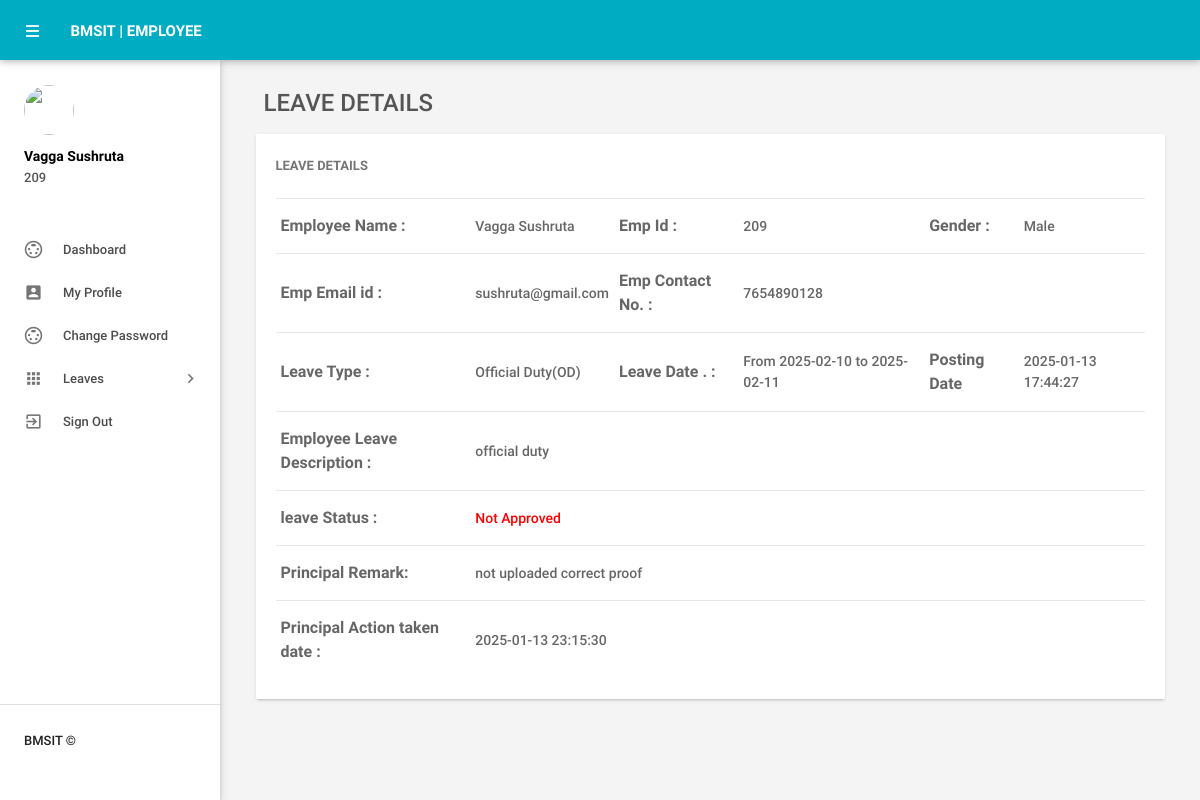
The page /main/leave-details.php?leaveid=52 (signed in) on the database its author committed.
### tables this page shows
CREATE TABLE `tblemployees` (
  `id` int(11) NOT NULL,
  `EmpId` varchar(100) NOT NULL,
  `FirstName` varchar(150) DEFAULT NULL,
  `LastName` varchar(150) DEFAULT NULL,
  `EmailId` varchar(200) DEFAULT NULL,
  `Password` varchar(180) DEFAULT NULL,
  `Gender` varchar(100) DEFAULT NULL,
  `Dob` varchar(100) DEFAULT NULL,
  `Department` varchar(255) DEFAULT NULL,
  `Address` varchar(255) DEFAULT NULL,
  `City` varchar(200) DEFAULT NULL,
  `Country` varchar(150) DEFAULT NULL,
  `Phonenumber` char(11) DEFAULT NULL,
  `Status` int(1) DEFAULT NULL,
  `RegDate` timestamp NULL DEFAULT current_timestamp()
);

CREATE TABLE `tblleaves` (
  `id` int(11) NOT NULL,
  `LeaveType` varchar(110) DEFAULT NULL,
  `ToDate` date DEFAULT NULL,
  `FromDate` date DEFAULT NULL,
  `Description` mediumtext DEFAULT NULL,
  `PostingDate` timestamp NULL DEFAULT current_timestamp(),
  `HodRemark` mediumtext DEFAULT NULL,
  `HodRemarkDate` varchar(120) DEFAULT NULL,
  `PrincipalRemark` mediumtext DEFAULT NULL,
  `PrincipalRemarkDate` varchar(120) DEFAULT NULL,
  `Status` int(1) DEFAULT NULL,
  `IsRead` int(1) DEFAULT NULL,
  `empid` int(11) DEFAULT NULL,
  `proof` varchar(255) DEFAULT NULL
);

### main/leave-details.php (the view, shortened to what this page needs)
<?php
include('includes/config.php');
if(strlen($_SESSION['emplogin'])==0)
    {
header('location:index.php');
}
else{
 ?>
<!DOCTYPE html>
<html lang="en">
    <head>
        <link type="text/css" rel="stylesheet" href="assets/plugins/materialize/css/materialize.min.css"/>
        <link href="assets/plugins/material-preloader/css/materialPreloader.min.css" rel="stylesheet">
        <link href="assets/plugins/datatables/css/jquery.dataTables.min.css" rel="stylesheet">
                <link href="assets/plugins/google-code-prettify/prettify.css" rel="stylesheet" type="text/css"/>
        <link href="assets/css/alpha.min.css" rel="stylesheet" type="text/css"/>
    </head>
    <body>
       <?php include('includes/header.php');?>
       <?php include('includes/sidebar.php');?>
            <main class="mn-inner">
                <div class="row">
                    <div class="col s12">
                        <div class="page-title" style="font-size:24px;">Leave Details</div>
                    </div>
                    <div class="col s12 m12 l12">
                        <div class="card">
                            <div class="card-content">
                                <span class="card-title">Leave Details</span>
                                <table id="example" class="display responsive-table ">
                                    <tbody>
<?php
$lid=intval($_GET['leaveid']);
$sql = "SELECT tblleaves.id as lid,tblemployees.FirstName,tblemployees.LastName,tblemployees.EmpId,tblemployees.id,tblemployees.Gender,tblemployees.Phonenumber,tblemployees.EmailId,tblleaves.LeaveType,tblleaves.ToDate,tblleaves.FromDate,tblleaves.Description,tblleaves.PostingDate,tblleaves.Status,tblleaves.HodRemark,tblleaves.HodRemarkDate,tblleaves.PrincipalRemark,tblleaves.PrincipalRemarkDate from tblleaves join tblemployees on tblleaves.empid=tblemployees.id where tblleaves.id=:lid";
$query = $dbh -> prepare($sql);
$query->bindParam(':lid',$lid,PDO::PARAM_STR);
$query->execute();
$results=$query->fetchAll(PDO::FETCH_OBJ);
$cnt=1;
if($query->rowCount() > 0)
{
foreach($results as $result)
{
      ?>
                                        <tr>
                                            <td style="font-size:16px;"> <b>Employee Name :</b></td>
                                              <td>
                                                <?php echo htmlentities($result->FirstName." ".$result->LastName);?></td>
                                              <td style="font-size:16px;"><b>Emp Id :</b></td>
                                              <td><?php echo htmlentities($result->EmpId);?></td>
                                              <td style="font-size:16px;"><b>Gender :</b></td>
                                              <td><?php echo htmlentities($result->Gender);?></td>
                                          </tr>
                                          <tr>
                                             <td style="font-size:16px;"><b>Emp Email id :</b></td>
                                            <td><?php echo htmlentities($result->EmailId);?></td>
                                             <td style="font-size:16px;"><b>Emp Contact No. :</b></td>
                                            <td><?php echo htmlentities($result->Phonenumber);?></td>
                                            <td>&nbsp;</td>
                                             <td>&nbsp;</td>
                                        </tr>
  <tr>
                                             <td style="font-size:16px;"><b>Leave Type :</b></td>
                                            <td><?php echo htmlentities($result->LeaveType);?></td>
                                             <td style="font-size:16px;"><b>Leave Date . :</b></td>
                                            <td>From <?php echo htmlentities($result->FromDate);?> to <?php echo htmlentities($result->ToDate);?></td>
                                            <td style="font-size:16px;"><b>Posting Date</b></td>
                                           <td><?php echo htmlentities($result->PostingDate);?></td>
                                        </tr>
<tr>
                                             <td style="font-size:16px;"><b>Employee Leave Description : </b></td>
                                            <td colspan="5"><?php echo htmlentities($result->Description);?></td>
                                        </tr>
<tr>
<td style="font-size:16px;"><b>leave Status :</b></td>
<td colspan="5"><?php $stats=$result->Status;
if($stats==1){
?>
<span style="color: green">Approved</span>
 <?php } if($stats==2)  { ?>
<span style="color: red">Not Approved</span>
<?php } if($stats==0)  { ?>
 <span style="color: blue">waiting for approval</span>
 <?php } ?>
</td>
</tr>
<tr>
<td style="font-size:16px;"><b>Principal Remark: </b></td>
<td colspan="5"><?php
if($result->PrincipalRemark==""){
  echo "waiting for Approval";
}
else{
echo htmlentities($result->PrincipalRemark);
}
?></td>
 </tr>
 <tr>
<td style="font-size:16px;"><b>Principal Action taken date : </b></td>
<td colspan="5"><?php
if($result->PrincipalRemarkDate==""){
  echo "NA";
}
else{
echo htmlentities($result->PrincipalRemarkDate);
}
?></td>
 </tr>
                                         <?php $cnt++;} }?>
                                    </tbody>
                                </table>
                            </div>
                        </div>
                    </div>
                </div>
            </main>
        </div>
        <div class="left-sidebar-hover"></div>
    </body>
</html>
<?php } ?>

### main/includes/sidebar.php (shortened to what this page needs)
<aside id="slide-out" class="side-nav white fixed">
    <div class="side-nav-wrapper">
        <div class="sidebar-profile">
            <div class="sidebar-profile-image">
                <img src="assets/images/profile-image.jpg" class="circle" alt="">
            </div>
            <div class="sidebar-profile-info">
                <?php
                $eid = $_SESSION['eid'];
                $sql = "SELECT FirstName, LastName, EmpId FROM tblemployees WHERE id = :eid";
                $query = $dbh->prepare($sql);
                $query->bindParam(':eid', $eid, PDO::PARAM_STR);
                $query->execute();
                $results = $query->fetchAll(PDO::FETCH_OBJ);
                if ($query->rowCount() > 0) {
                    foreach ($results as $result) { ?>
                        <p><?php echo htmlentities($result->FirstName . " " . $result->LastName); ?></p>
                        <span><?php echo htmlentities($result->EmpId); ?></span>
                <?php }} ?>
            </div>
        </div>
        <ul class="sidebar-menu collapsible collapsible-accordion" data-collapsible="accordion">
            <li class="no-padding"><a class="waves-effect waves-grey" href="dashboard.php"><i class="material-icons">settings_input_svideo</i>Dashboard</a></li>
            <li class="no-padding"><a class="waves-effect waves-grey" href="myprofile.php"><i class="material-icons">account_box</i>My Profile</a></li>
            <li class="no-padding"><a class="waves-effect waves-grey" href="emp-changepassword.php"><i class="material-icons">settings_input_svideo</i>Change Password</a></li>
            <li class="no-padding">
                <a class="collapsible-header waves-effect waves-grey"><i class="material-icons">apps</i>Leaves<i class="nav-drop-icon material-icons">keyboard_arrow_right</i></a>
            </li>
            <li class="no-padding">
                <a class="waves-effect waves-grey" href="logout.php"><i class="material-icons">exit_to_app</i>Sign Out</a>
            </li>
        </ul>
        <div class="footer">
            <p class="copyright"> BMSIT ©</p>
        </div>
    </div>
</aside>

### rows shown on the page
tblemployees: FirstName+LastName "Vagga Sushruta", EmpId "209"
tblleaves: tblemployees.FirstName+LastName "Vagga Sushruta", tblemployees.EmpId "209", tblemployees.Gender "Male", tblemployees.EmailId "sushruta@gmail.com", tblemployees.Phonenumber "7654890128", LeaveType "Official Duty(OD)", FromDate "2025-02-10", ToDate "2025-02-11", PostingDate "2025-01-13 17:44:27", Description "official duty", Status "Not Approved", PrincipalRemark "not uploaded correct proof", PrincipalRemarkDate "2025-01-13 23:15:30"
